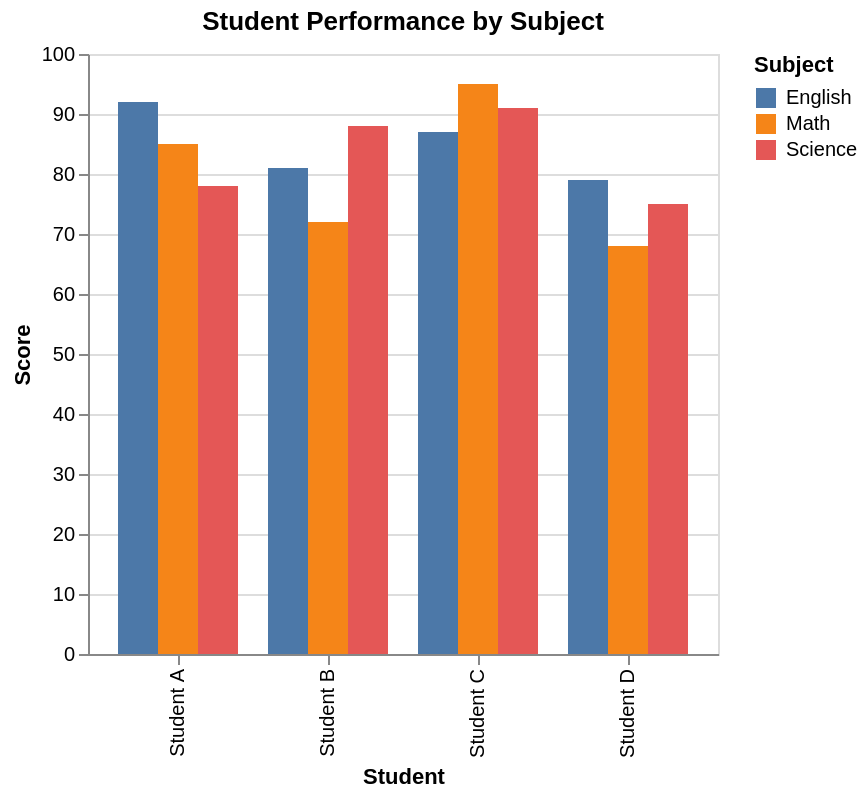

The specification (Vega-Lite) saved for this image:
### Vega-Lite specification from a JSON file in a GitHub repository (floating-point values rounded to 4 significant figures)
{"$schema": "https://vega.github.io/schema/vega-lite/v6.json", "description": "Student performance by subject", "data": {"values": [{"student": "Student A", "subject": "Math", "score": 85}, {"student": "Student A", "subject": "Science", "score": 78}, {"student": "Student A", "subject": "English", "score": 92}, {"student": "Student B", "subject": "Math", "score": 72}, {"student": "Student B", "subject": "Science", "score": 88}, {"student": "Student B", "subject": "English", "score": 81}, {"student": "Student C", "subject": "Math", "score": 95}, {"student": "Student C", "subject": "Science", "score": 91}, {"student": "Student C", "subject": "English", "score": 87}, {"student": "Student D", "subject": "Math", "score": 68}, {"student": "Student D", "subject": "Science", "score": 75}, {"student": "Student D", "subject": "English", "score": 79}]}, "mark": "bar", "encoding": {"x": {"field": "student", "type": "nominal", "axis": {"title": "Student"}}, "y": {"field": "score", "type": "quantitative", "axis": {"title": "Score"}}, "color": {"field": "subject", "type": "nominal", "legend": {"title": "Subject"}}, "xOffset": {"field": "subject"}}, "title": "Student Performance by Subject"}
